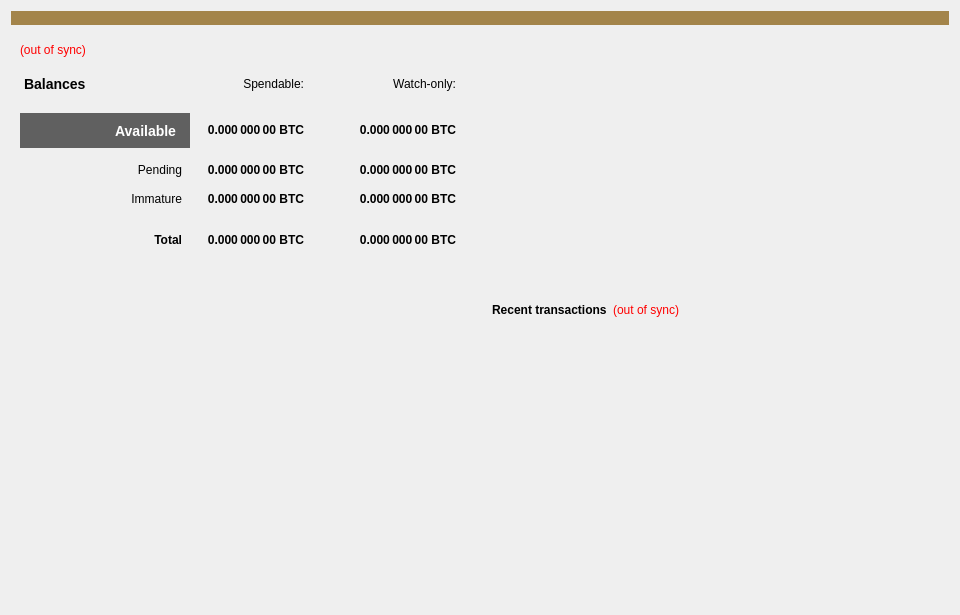
<?xml version="1.0" encoding="UTF-8"?>
<ui version="4.0">
 <class>OverviewPage</class>
 <widget class="QWidget" name="OverviewPage">
  <property name="geometry">
   <rect>
    <x>0</x>
    <y>0</y>
    <width>960</width>
    <height>615</height>
   </rect>
  </property>
  <property name="minimumSize">
   <size>
    <width>960</width>
    <height>0</height>
   </size>
  </property>
  <property name="windowTitle">
   <string>Form</string>
  </property>
  <property name="autoFillBackground">
   <bool>false</bool>
  </property>
  <property name="styleSheet">
   <string notr="true">#OverviewPage {
qproperty-alignment: 'AlignVTop | AlignRight';
border-image: url(:/images/background) 0 0 0 0 no-repeat stretch;
}</string>
  </property>
  <layout class="QVBoxLayout" name="topLayout">
   <item>
    <widget class="QLabel" name="labelAlerts">
     <property name="visible">
      <bool>false</bool>
     </property>
     <property name="styleSheet">
      <string notr="true">background-color: #A3844A; color:#FFF;</string>
     </property>
     <property name="wordWrap">
      <bool>true</bool>
     </property>
     <property name="margin">
      <number>3</number>
     </property>
    </widget>
   </item>
   <item>
    <layout class="QHBoxLayout" name="horizontalLayout" stretch="1,1">
     <item>
      <layout class="QVBoxLayout" name="leftSide">
       <item>
        <widget class="QFrame" name="frame">
         <property name="styleSheet">
          <string notr="true">background-color: transparent;</string>
         </property>
         <property name="frameShape">
          <enum>QFrame::NoFrame</enum>
         </property>
         <property name="frameShadow">
          <enum>QFrame::Plain</enum>
         </property>
         <layout class="QVBoxLayout" name="verticalLayout_4">
          <item>
           <layout class="QHBoxLayout" name="balanceLabelLayout">
            <item>
             <widget class="QLabel" name="labelWalletStatus">
              <property name="cursor">
               <cursorShape>WhatsThisCursor</cursorShape>
              </property>
              <property name="toolTip">
               <string>The displayed information may be out of date. Your wallet automatically synchronizes with the ellerium network after a connection is established, but this process has not completed yet.</string>
              </property>
              <property name="styleSheet">
               <string notr="true">QLabel { color: red; }</string>
              </property>
              <property name="text">
               <string notr="true">(out of sync)</string>
              </property>
              <property name="alignment">
               <set>Qt::AlignLeading|Qt::AlignLeft|Qt::AlignVCenter</set>
              </property>
             </widget>
            </item>
            <item>
             <spacer name="horizontalSpacer_3">
              <property name="orientation">
               <enum>Qt::Horizontal</enum>
              </property>
              <property name="sizeHint" stdset="0">
               <size>
                <width>40</width>
                <height>20</height>
               </size>
              </property>
             </spacer>
            </item>
           </layout>
          </item>
          <item>
           <layout class="QGridLayout" name="balanceTable">
            <property name="spacing">
             <number>12</number>
            </property>
            <item row="2" column="2">
             <widget class="QLabel" name="labelWatchPending">
              <property name="font">
               <font>
                <weight>75</weight>
                <bold>true</bold>
               </font>
              </property>
              <property name="cursor">
               <cursorShape>IBeamCursor</cursorShape>
              </property>
              <property name="toolTip">
               <string>Unconfirmed transactions to watch-only addresses</string>
              </property>
              <property name="text">
               <string notr="true">0.000 000 00 BTC</string>
              </property>
              <property name="alignment">
               <set>Qt::AlignRight|Qt::AlignTrailing|Qt::AlignVCenter</set>
              </property>
              <property name="textInteractionFlags">
               <set>Qt::LinksAccessibleByMouse|Qt::TextSelectableByKeyboard|Qt::TextSelectableByMouse</set>
              </property>
             </widget>
            </item>
            <item row="2" column="1">
             <widget class="QLabel" name="labelUnconfirmed">
              <property name="font">
               <font>
                <weight>75</weight>
                <bold>true</bold>
               </font>
              </property>
              <property name="cursor">
               <cursorShape>IBeamCursor</cursorShape>
              </property>
              <property name="toolTip">
               <string>Total of transactions that have yet to be confirmed, and do not yet count toward the spendable balance</string>
              </property>
              <property name="text">
               <string notr="true">0.000 000 00 BTC</string>
              </property>
              <property name="alignment">
               <set>Qt::AlignRight|Qt::AlignTrailing|Qt::AlignVCenter</set>
              </property>
              <property name="textInteractionFlags">
               <set>Qt::LinksAccessibleByMouse|Qt::TextSelectableByKeyboard|Qt::TextSelectableByMouse</set>
              </property>
             </widget>
            </item>
            <item row="3" column="2">
             <widget class="QLabel" name="labelWatchImmature">
              <property name="font">
               <font>
                <weight>75</weight>
                <bold>true</bold>
               </font>
              </property>
              <property name="cursor">
               <cursorShape>IBeamCursor</cursorShape>
              </property>
              <property name="toolTip">
               <string>Staked or masternode rewards in watch-only addresses that has not yet matured</string>
              </property>
              <property name="text">
               <string notr="true">0.000 000 00 BTC</string>
              </property>
              <property name="alignment">
               <set>Qt::AlignRight|Qt::AlignTrailing|Qt::AlignVCenter</set>
              </property>
              <property name="textInteractionFlags">
               <set>Qt::LinksAccessibleByMouse|Qt::TextSelectableByKeyboard|Qt::TextSelectableByMouse</set>
              </property>
             </widget>
            </item>
            <item row="4" column="0" colspan="2">
             <widget class="Line" name="lineSpendableBalance">
              <property name="orientation">
               <enum>Qt::Horizontal</enum>
              </property>
             </widget>
            </item>
            <item row="4" column="2">
             <widget class="Line" name="lineWatchBalance">
              <property name="sizePolicy">
               <sizepolicy hsizetype="Preferred" vsizetype="Fixed">
                <horstretch>0</horstretch>
                <verstretch>0</verstretch>
               </sizepolicy>
              </property>
              <property name="minimumSize">
               <size>
                <width>140</width>
                <height>0</height>
               </size>
              </property>
              <property name="orientation">
               <enum>Qt::Horizontal</enum>
              </property>
             </widget>
            </item>
            <item row="5" column="0">
             <widget class="QLabel" name="labelTotalText">
              <property name="styleSheet">
               <string notr="true">padding-right: 10px; font-weight: bold;</string>
              </property>
              <property name="text">
               <string>Total</string>
              </property>
              <property name="alignment">
               <set>Qt::AlignRight|Qt::AlignTrailing|Qt::AlignVCenter</set>
              </property>
             </widget>
            </item>
            <item row="3" column="1">
             <widget class="QLabel" name="labelImmature">
              <property name="font">
               <font>
                <weight>75</weight>
                <bold>true</bold>
               </font>
              </property>
              <property name="cursor">
               <cursorShape>IBeamCursor</cursorShape>
              </property>
              <property name="toolTip">
               <string>Staked or masternode rewards that has not yet matured</string>
              </property>
              <property name="text">
               <string notr="true">0.000 000 00 BTC</string>
              </property>
              <property name="alignment">
               <set>Qt::AlignRight|Qt::AlignTrailing|Qt::AlignVCenter</set>
              </property>
              <property name="textInteractionFlags">
               <set>Qt::LinksAccessibleByMouse|Qt::TextSelectableByKeyboard|Qt::TextSelectableByMouse</set>
              </property>
             </widget>
            </item>
            <item row="2" column="3">
             <spacer name="horizontalSpacer_2">
              <property name="orientation">
               <enum>Qt::Horizontal</enum>
              </property>
              <property name="sizeHint" stdset="0">
               <size>
                <width>40</width>
                <height>20</height>
               </size>
              </property>
             </spacer>
            </item>
            <item row="3" column="0">
             <widget class="QLabel" name="labelImmatureText">
              <property name="styleSheet">
               <string notr="true">padding-right: 10px;</string>
              </property>
              <property name="text">
               <string>Immature</string>
              </property>
              <property name="alignment">
               <set>Qt::AlignRight|Qt::AlignTrailing|Qt::AlignVCenter</set>
              </property>
             </widget>
            </item>
            <item row="5" column="1">
             <widget class="QLabel" name="labelTotal">
              <property name="font">
               <font>
                <weight>75</weight>
                <bold>true</bold>
               </font>
              </property>
              <property name="cursor">
               <cursorShape>IBeamCursor</cursorShape>
              </property>
              <property name="toolTip">
               <string>Your current total balance</string>
              </property>
              <property name="text">
               <string notr="true">0.000 000 00 BTC</string>
              </property>
              <property name="alignment">
               <set>Qt::AlignRight|Qt::AlignTrailing|Qt::AlignVCenter</set>
              </property>
              <property name="textInteractionFlags">
               <set>Qt::LinksAccessibleByMouse|Qt::TextSelectableByKeyboard|Qt::TextSelectableByMouse</set>
              </property>
             </widget>
            </item>
            <item row="5" column="2">
             <widget class="QLabel" name="labelWatchTotal">
              <property name="font">
               <font>
                <weight>75</weight>
                <bold>true</bold>
               </font>
              </property>
              <property name="cursor">
               <cursorShape>IBeamCursor</cursorShape>
              </property>
              <property name="toolTip">
               <string>Current total balance in watch-only addresses</string>
              </property>
              <property name="text">
               <string notr="true">0.000 000 00 BTC</string>
              </property>
              <property name="alignment">
               <set>Qt::AlignRight|Qt::AlignTrailing|Qt::AlignVCenter</set>
              </property>
              <property name="textInteractionFlags">
               <set>Qt::LinksAccessibleByMouse|Qt::TextSelectableByKeyboard|Qt::TextSelectableByMouse</set>
              </property>
             </widget>
            </item>
            <item row="0" column="2">
             <widget class="QLabel" name="labelWatchonly">
              <property name="text">
               <string>Watch-only:</string>
              </property>
              <property name="alignment">
               <set>Qt::AlignRight|Qt::AlignTrailing|Qt::AlignVCenter</set>
              </property>
             </widget>
            </item>
            <item row="1" column="0">
             <widget class="QLabel" name="labelBalanceText">
              <property name="styleSheet">
               <string notr="true">qproperty-alignment: 'AlignVCenter | AlignRight';
min-width:160px;
background-color:#606060;
color:#fff;
font-weight:bold;
margin-right:5px;
padding-right:10px;
font-weight:bold;
font-size:14px;
min-height:35px;
</string>
              </property>
              <property name="text">
               <string>Available</string>
              </property>
              <property name="alignment">
               <set>Qt::AlignRight|Qt::AlignTrailing|Qt::AlignVCenter</set>
              </property>
             </widget>
            </item>
            <item row="1" column="1">
             <widget class="QLabel" name="labelBalance">
              <property name="font">
               <font>
                <weight>75</weight>
                <bold>true</bold>
               </font>
              </property>
              <property name="cursor">
               <cursorShape>IBeamCursor</cursorShape>
              </property>
              <property name="toolTip">
               <string>Your current spendable balance</string>
              </property>
              <property name="text">
               <string notr="true">0.000 000 00 BTC</string>
              </property>
              <property name="alignment">
               <set>Qt::AlignRight|Qt::AlignTrailing|Qt::AlignVCenter</set>
              </property>
              <property name="textInteractionFlags">
               <set>Qt::LinksAccessibleByMouse|Qt::TextSelectableByKeyboard|Qt::TextSelectableByMouse</set>
              </property>
             </widget>
            </item>
            <item row="1" column="2">
             <widget class="QLabel" name="labelWatchAvailable">
              <property name="font">
               <font>
                <weight>75</weight>
                <bold>true</bold>
               </font>
              </property>
              <property name="cursor">
               <cursorShape>IBeamCursor</cursorShape>
              </property>
              <property name="toolTip">
               <string>Your current balance in watch-only addresses</string>
              </property>
              <property name="text">
               <string notr="true">0.000 000 00 BTC</string>
              </property>
              <property name="alignment">
               <set>Qt::AlignRight|Qt::AlignTrailing|Qt::AlignVCenter</set>
              </property>
              <property name="textInteractionFlags">
               <set>Qt::LinksAccessibleByMouse|Qt::TextSelectableByKeyboard|Qt::TextSelectableByMouse</set>
              </property>
             </widget>
            </item>
            <item row="2" column="0">
             <widget class="QLabel" name="labelPendingText">
              <property name="styleSheet">
               <string notr="true">padding-right: 10px;</string>
              </property>
              <property name="text">
               <string>Pending</string>
              </property>
              <property name="alignment">
               <set>Qt::AlignRight|Qt::AlignTrailing|Qt::AlignVCenter</set>
              </property>
             </widget>
            </item>
            <item row="0" column="1">
             <widget class="QLabel" name="labelSpendable">
              <property name="text">
               <string>Spendable:</string>
              </property>
              <property name="alignment">
               <set>Qt::AlignRight|Qt::AlignTrailing|Qt::AlignVCenter</set>
              </property>
             </widget>
            </item>
            <item row="0" column="0">
             <widget class="QLabel" name="label">
              <property name="styleSheet">
               <string notr="true">qproperty-alignment: 'AlignVCenter | AlignRight';
min-width:160px;
margin-right:5px;
padding-right:10px;
font-weight:bold;
font-size:14px;
min-height:35px;</string>
              </property>
              <property name="text">
               <string>Balances</string>
              </property>
             </widget>
            </item>
           </layout>
          </item>
          <item>
           <spacer name="verticalSpacer">
            <property name="orientation">
             <enum>Qt::Vertical</enum>
            </property>
            <property name="sizeHint" stdset="0">
             <size>
              <width>20</width>
              <height>40</height>
             </size>
            </property>
           </spacer>
          </item>
         </layout>
        </widget>
       </item>
       <item>
        <widget class="QLabel" name="labelLogo">
         <property name="minimumSize">
          <size>
           <width>464</width>
           <height>215</height>
          </size>
         </property>
         <property name="maximumSize">
          <size>
           <width>16777215</width>
           <height>215</height>
          </size>
         </property>
         <property name="text">
          <string/>
         </property>
         <property name="alignment">
          <set>Qt::AlignLeading|Qt::AlignLeft|Qt::AlignVCenter</set>
         </property>
         <property name="margin">
          <number>5</number>
         </property>
        </widget>
       </item>
      </layout>
     </item>
     <item>
      <layout class="QVBoxLayout" name="rightSide">
       <item>
        <widget class="QFrame" name="frame_2">
         <property name="styleSheet">
          <string notr="true"/>
         </property>
         <property name="frameShape">
          <enum>QFrame::NoFrame</enum>
         </property>
         <property name="frameShadow">
          <enum>QFrame::Plain</enum>
         </property>
         <layout class="QVBoxLayout" name="verticalLayout">
          <property name="topMargin">
           <number>0</number>
          </property>
          <property name="rightMargin">
           <number>0</number>
          </property>
          <property name="bottomMargin">
           <number>9</number>
          </property>
          <item>
           <spacer name="verticalSpacer_2">
            <property name="orientation">
             <enum>Qt::Vertical</enum>
            </property>
            <property name="sizeType">
             <enum>QSizePolicy::Expanding</enum>
            </property>
            <property name="sizeHint" stdset="0">
             <size>
              <width>20</width>
              <height>40</height>
             </size>
            </property>
           </spacer>
          </item>
          <item>
           <layout class="QHBoxLayout" name="horizontalLayout_2">
            <item>
             <widget class="QLabel" name="label_4">
              <property name="font">
               <font>
                <weight>75</weight>
                <bold>true</bold>
               </font>
              </property>
              <property name="text">
               <string>Recent transactions</string>
              </property>
             </widget>
            </item>
            <item>
             <widget class="QLabel" name="labelTransactionsStatus">
              <property name="cursor">
               <cursorShape>WhatsThisCursor</cursorShape>
              </property>
              <property name="toolTip">
               <string>The displayed information may be out of date. Your wallet automatically synchronizes with the ellerium network after a connection is established, but this process has not completed yet.</string>
              </property>
              <property name="styleSheet">
               <string notr="true">QLabel { color: red; }</string>
              </property>
              <property name="text">
               <string notr="true">(out of sync)</string>
              </property>
              <property name="alignment">
               <set>Qt::AlignRight|Qt::AlignTrailing|Qt::AlignVCenter</set>
              </property>
             </widget>
            </item>
            <item>
             <spacer name="horizontalSpacer">
              <property name="orientation">
               <enum>Qt::Horizontal</enum>
              </property>
              <property name="sizeHint" stdset="0">
               <size>
                <width>40</width>
                <height>20</height>
               </size>
              </property>
             </spacer>
            </item>
           </layout>
          </item>
          <item>
           <widget class="QListView" name="listTransactions">
            <property name="styleSheet">
             <string notr="true">QListView { background: transparent; }
QListView::item {
  margin-bottom: 50px;
}</string>
            </property>
            <property name="frameShape">
             <enum>QFrame::NoFrame</enum>
            </property>
            <property name="verticalScrollBarPolicy">
             <enum>Qt::ScrollBarAlwaysOff</enum>
            </property>
            <property name="horizontalScrollBarPolicy">
             <enum>Qt::ScrollBarAlwaysOff</enum>
            </property>
            <property name="selectionMode">
             <enum>QAbstractItemView::NoSelection</enum>
            </property>
           </widget>
          </item>
         </layout>
        </widget>
       </item>
      </layout>
     </item>
    </layout>
   </item>
  </layout>
 </widget>
 <resources/>
 <connections/>
</ui>
